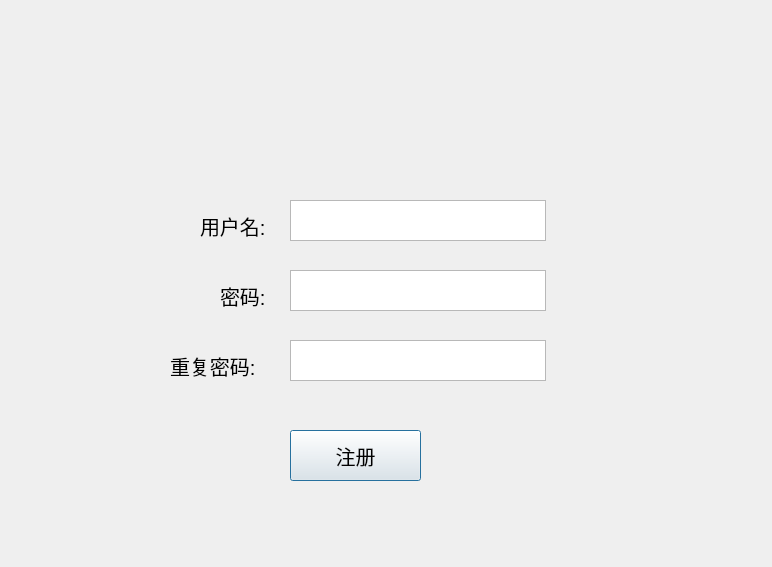
<?xml version="1.0" encoding="UTF-8"?>
<ui version="4.0">
 <class>Dialog</class>
 <widget class="QDialog" name="Dialog">
  <property name="geometry">
   <rect>
    <x>0</x>
    <y>0</y>
    <width>772</width>
    <height>567</height>
   </rect>
  </property>
  <property name="windowTitle">
   <string>Dialog</string>
  </property>
  <widget class="QLabel" name="label_3">
   <property name="geometry">
    <rect>
     <x>220</x>
     <y>270</y>
     <width>71</width>
     <height>51</height>
    </rect>
   </property>
   <property name="font">
    <font>
     <pointsize>15</pointsize>
    </font>
   </property>
   <property name="text">
    <string>密码:</string>
   </property>
  </widget>
  <widget class="QPushButton" name="register_2">
   <property name="geometry">
    <rect>
     <x>290</x>
     <y>430</y>
     <width>131</width>
     <height>51</height>
    </rect>
   </property>
   <property name="font">
    <font>
     <pointsize>15</pointsize>
    </font>
   </property>
   <property name="text">
    <string>注册</string>
   </property>
  </widget>
  <widget class="QTextBrowser" name="username">
   <property name="geometry">
    <rect>
     <x>290</x>
     <y>200</y>
     <width>256</width>
     <height>41</height>
    </rect>
   </property>
   <property name="font">
    <font>
     <pointsize>14</pointsize>
    </font>
   </property>
  </widget>
  <widget class="QLabel" name="label_2">
   <property name="geometry">
    <rect>
     <x>200</x>
     <y>200</y>
     <width>91</width>
     <height>51</height>
    </rect>
   </property>
   <property name="font">
    <font>
     <pointsize>15</pointsize>
    </font>
   </property>
   <property name="text">
    <string>用户名:</string>
   </property>
  </widget>
  <widget class="QTextBrowser" name="password">
   <property name="geometry">
    <rect>
     <x>290</x>
     <y>270</y>
     <width>256</width>
     <height>41</height>
    </rect>
   </property>
   <property name="font">
    <font>
     <pointsize>14</pointsize>
    </font>
   </property>
  </widget>
  <widget class="QLabel" name="label_4">
   <property name="geometry">
    <rect>
     <x>170</x>
     <y>340</y>
     <width>121</width>
     <height>51</height>
    </rect>
   </property>
   <property name="font">
    <font>
     <pointsize>15</pointsize>
    </font>
   </property>
   <property name="text">
    <string>重复密码:</string>
   </property>
  </widget>
  <widget class="QTextBrowser" name="password_2">
   <property name="geometry">
    <rect>
     <x>290</x>
     <y>340</y>
     <width>256</width>
     <height>41</height>
    </rect>
   </property>
   <property name="font">
    <font>
     <pointsize>14</pointsize>
    </font>
   </property>
  </widget>
 </widget>
 <resources/>
 <connections/>
</ui>
